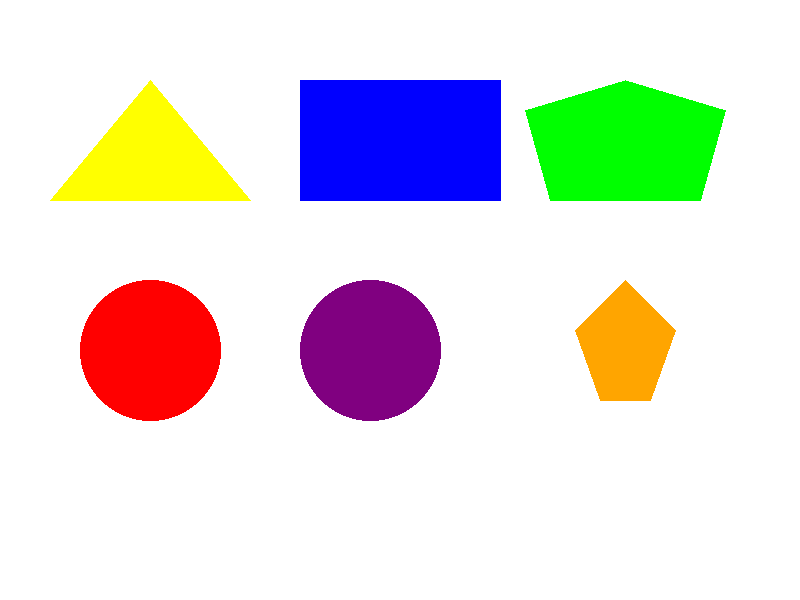
#> input picture OpenCv/shape2.png, 800 x 600 px
$ jupyter execute chapter8.ipynb
#> lines starting #> are read from the running program, lines starting #| are printed output that depends on the picture; after the words box and inside, x2 and y2 are one past the last pixel; in counts of white or black regions, pixels touching at a corner belong together
# ApproxPolyDp() Function

[cell 1]
# approx = cv2.approxPolyDP(counter, epsilon ,True ) # 0.02* perimeter
"""
shape  length   epsilon
-----------------------
triangle 3       0.02*perimeter
rectangle 4      0.02*perimeter
pentagon 5      0.02*perimeter
circle   many    0.01*perimeter


"""

[cell 2]
import cv2
import numpy as np
import matplotlib.pyplot as plt
# load image
img = cv2.imread('shape2.png')
#> img is the input picture: shape (600, 800, 3); mean B, G, R 221.9, 224, 227.9
# convert to grayscale
gray = cv2.cvtColor(img, cv2.COLOR_BGR2GRAY)
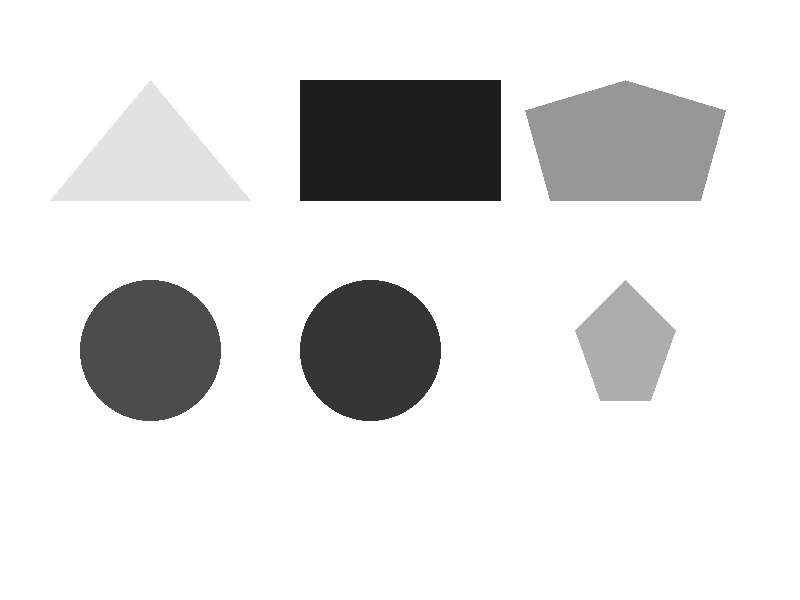
#> gray: shape (600, 800); min 29, max 255, mean 224.9
# apply binary thresholding
_, thresh = cv2.threshold(gray, 240, 255, cv2.THRESH_BINARY_INV)
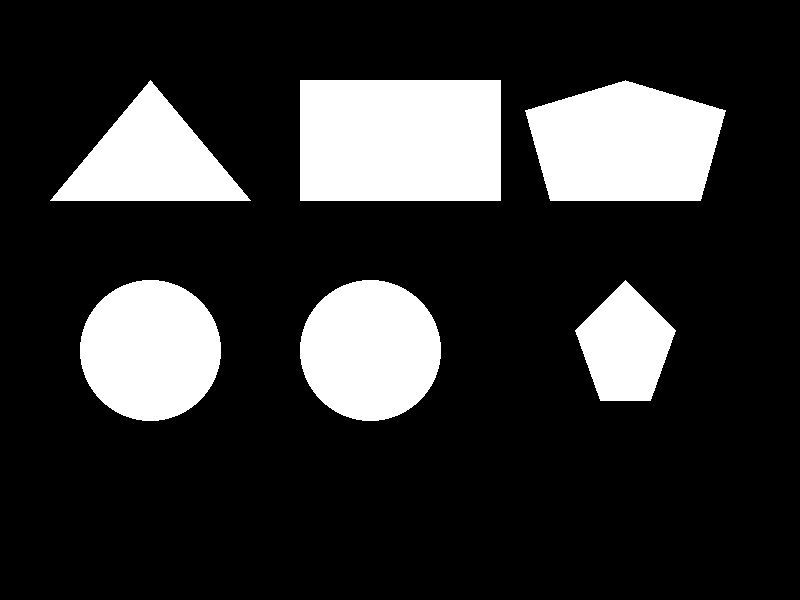
#> thresh: shape (600, 800); 19.7% white; 6 white regions
# find contours
contours, hierarchy = cv2.findContours(thresh, cv2.RETR_EXTERNAL, cv2.CHAIN_APPROX_SIMPLE)
#> contours = 6 contours; box (x1, y1, x2, y2) and area: (300, 80, 501, 201) 24000, (525, 80, 726, 201) 18675, (300, 280, 441, 421) 15398, (80, 280, 221, 421) 15398, (50, 80, 251, 201) 11980, (575, 280, 676, 401) 7745
# draw contours
cv2.drawContours(img, contours, -1, (0, 2, 255), 3)
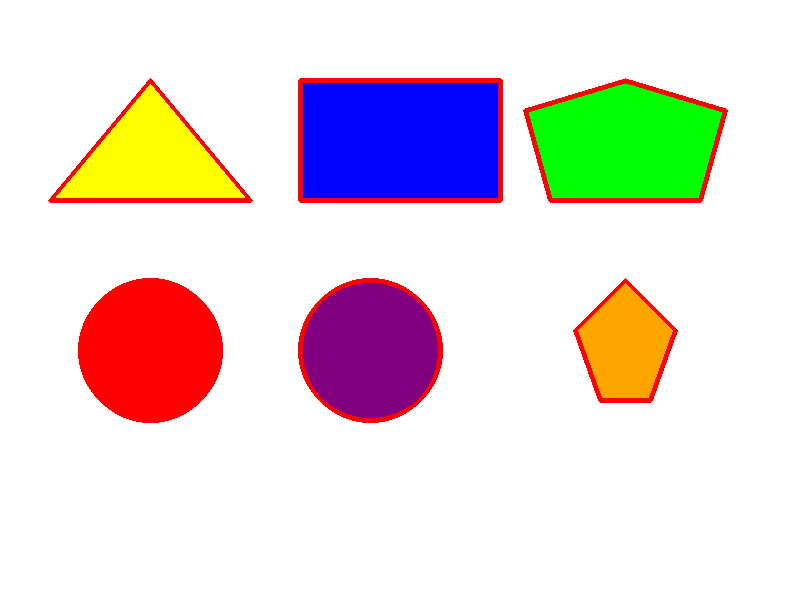
#> img: shape (600, 800, 3); 2.8% of pixels changed, all inside (x1, y1, x2, y2) = (48, 78, 728, 423)
# loop through contours and identify shapes
for contour in contours:
    # calculate perimeter
    perimeter = cv2.arcLength(contour, True)
    # approximate the contour
    approx = cv2.approxPolyDP(contour, 0.02 * perimeter, True)
    # identify shape based on number of vertices
    if len(approx) == 3:
        shape_name = "Triangle"
    elif len(approx) == 4:
        shape_name = "Quadrilateral"
    elif len(approx) == 5:
        shape_name = "Pentagon"
    else:
        shape_name = "Circle"
    # get the center of the shape for text placement
    M = cv2.moments(contour)
    if M["m00"] != 0:
        cX = int(M["m10"] / M["m00"])
        cY = int(M["m01"] / M["m00"])
    else:
        cX, cY = 0, 0
    # put shape name on the image
    cv2.putText(img, shape_name, (cX - 50, cY), cv2.FONT_HERSHEY_SIMPLEX, 0.7, (255, 0, 0),  2)
#> this loop made 6 passes
#> (perimeter, approx, shape_name, cX, cY) on passes 5 to 6: (640, [[300, 80], [300, 200], [500, 200], [500, 80]], 'Quadrilateral', 400, 140), (522.8, [[250, 200], [150, 80], [50, 200]], 'Triangle', 150, 160)
#> (perimeter, shape_name, cX, cY) on passes 1 to 4: (352.1, 'Pentagon', 625, 345), (463.9, 'Circle', 370, 350), (463.9, 'Circle', 150, 350), (575.6, 'Pentagon', 625, 144)
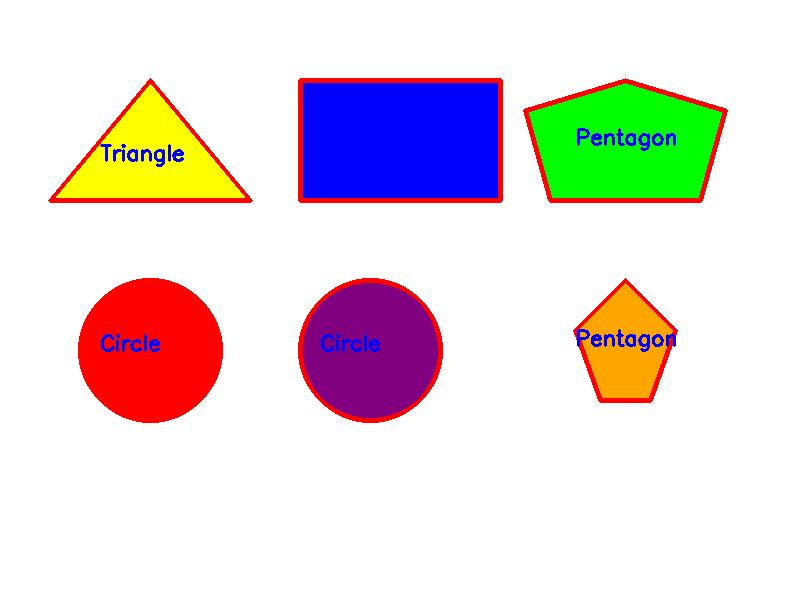
#> img: shape (600, 800, 3); 0.64% of pixels changed, all inside (x1, y1, x2, y2) = (100, 128, 676, 352)
# display image
plt.imshow(cv2.cvtColor(img, cv2.COLOR_BGR2RGB))
plt.axis('off')
plt.show() #pass krte hai

$ run again, with OpenCv/shapes.png copied over OpenCv/shape2.png
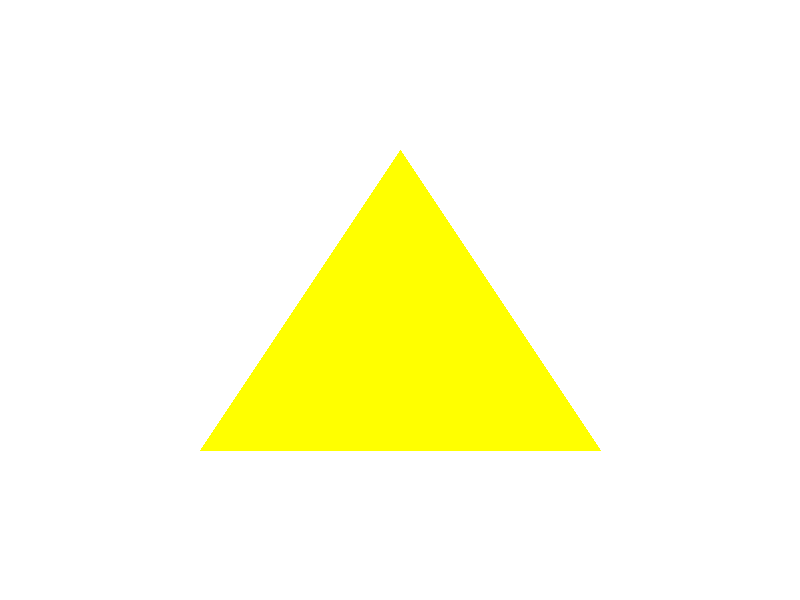
#> input picture OpenCv/shapes.png, 800 x 600 px
#> img is the input picture: shape (600, 800, 3); mean B, G, R 222.9, 255, 255
#> `gray = cv2.cvtColor(img, cv2.COLOR_BGR2GRAY)`:
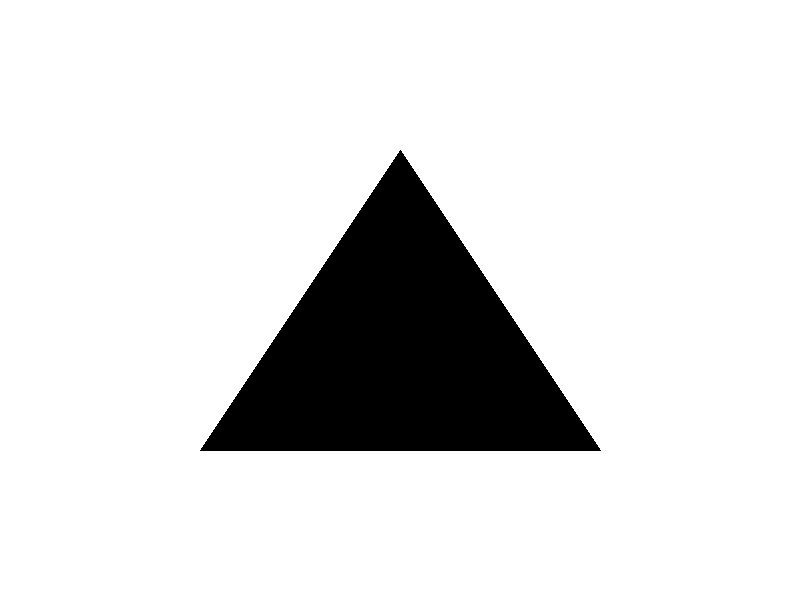
#> gray: shape (600, 800); values 226 (black) and 255 (white), 87.4% white; 1 black region, box (x1, y1, x2, y2) and area: (200, 150, 601, 451) 60501
#> thresh: shape (600, 800); 12.6% white; 1 white region
#> contours = 1 contour; box (x1, y1, x2, y2) and area: (200, 150, 601, 451) 60000
#> the loop `for contour in contours:` made 1 pass
#> (perimeter, approx, shape_name, cX, cY) on pass 1: (1165.7, [[600, 450], [400, 150], [200, 450]], 'Triangle', 400, 349)
#> after the loop `for contour in contours:`:
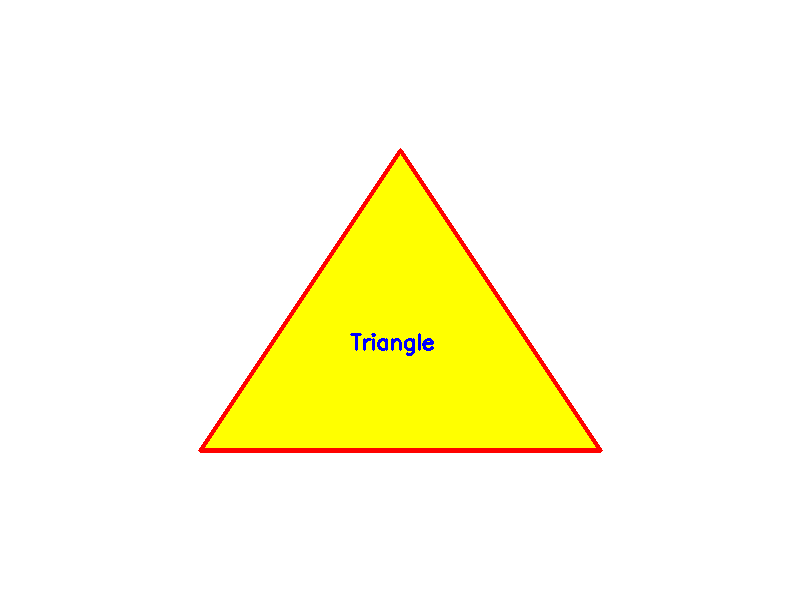
#> img: shape (600, 800, 3); mean B, G, R 222.1, 252, 254.7
